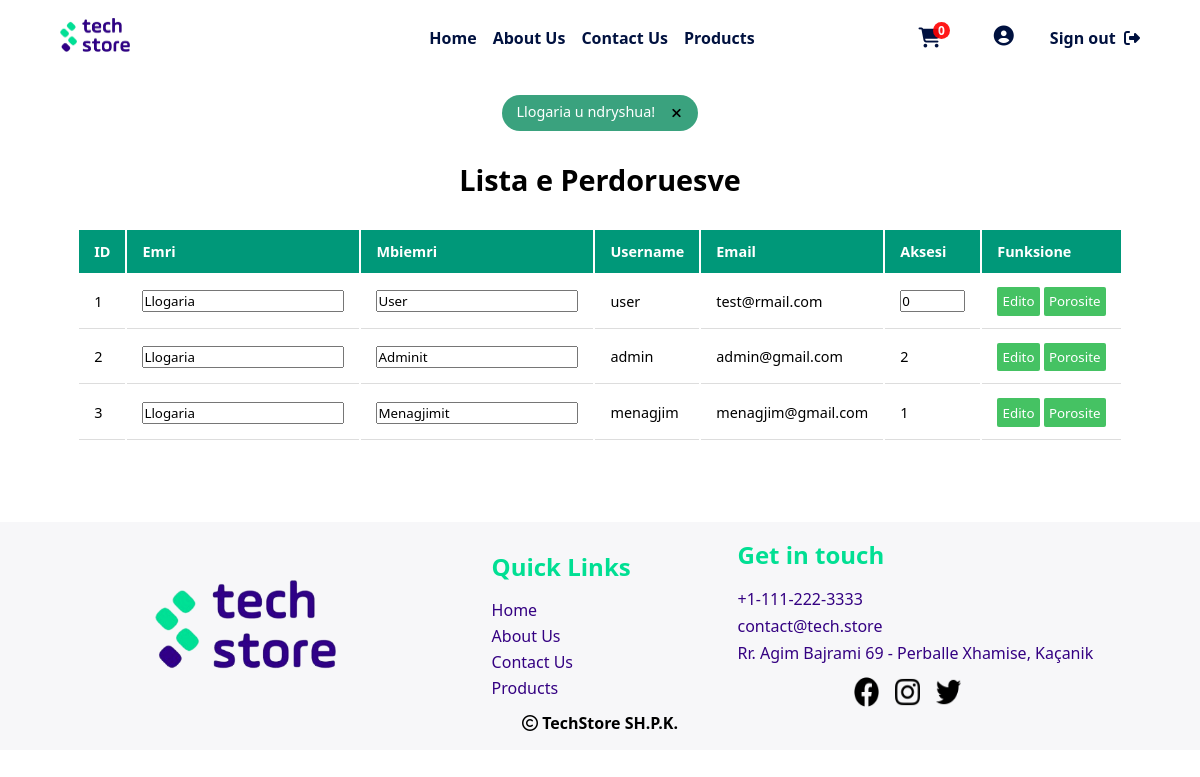
/php/admin/perdoruesit.php?userID=1 (signed in), run on the app's committed database.
### tables this page shows
CREATE TABLE IF NOT EXISTS `user` (
  `userID` int(11) NOT NULL AUTO_INCREMENT,
  `emri` varchar(20) NOT NULL,
  `mbiemri` varchar(30) DEFAULT NULL,
  `username` varchar(20) NOT NULL,
  `email` varchar(50) DEFAULT NULL,
  `password` varchar(60) NOT NULL,
  `aksesi` int(1) NOT NULL DEFAULT 0,
  PRIMARY KEY (`userID`)
);

### php/db/dbcon.php (called while the page is built)
<?php
class dbCon
{
    private $conn = '';
    private $hostiIDB = 'localhost';
    private $emriDB = 'techstoredb';
    private $dbUsername = 'root';
    private $dbPass = '';
    public function connDB()
    {
        try {
            $this->conn = new PDO(
                "mysql:host=$this->hostiIDB;dbname=$this->emriDB", $this->dbUsername, $this->dbPass,
                [PDO::ATTR_DEFAULT_FETCH_MODE => PDO::FETCH_ASSOC]
            );
        } catch (PDOException $pdoe) {
            die("Nuk mund të lidhej me bazën e të dhënave {$this->emriDB} :" . $pdoe->getMessage());
        }
        return $this->conn;
    }
}
?>

### php/CRUD/userCRUD.php (called while the page is built, shortened)
<?php
require_once('../db/dbcon.php');
class userCRUD extends dbCon
{
    private $dbConn;
    public function __construct($userID = '', $emri = '', $mbiemri = '', $username = '', $email = '', $password = '', $aksesi = '')
    {
        $this->dbConn = $this->connDB();
    }
    public function shfaqTeGjithePerdoruesit()
    {
        try {
            $sql = 'SELECT * from user';
            $stm = $this->dbConn->prepare($sql);
            $stm->execute();
            return $stm->fetchAll();
        } catch (Exception $e) {
            return $e->getMessage();
        }
    }
}
?>

### php/admin/perdoruesit.php (the view, shortened to what this page needs)
<?php
require_once('../CRUD/userCRUD.php');
$userCRUD = new userCRUD();
if (isset($_GET['userID'])) {
  $userCRUD->setUserID($_GET['userID']);
  $userCRUD->setUserID($_GET['userID']);
  $userCRUD->setEmri($_GET['emri']);
  $userCRUD->setMbiemri($_GET['mbiemri']);
  if (isset($_GET['aksesi'])) {
    $userCRUD->setAksesi($_GET['aksesi']);
    $userCRUD->perditesoTeDhenatAdmini(true);
  } else {
    $userCRUD->perditesoTeDhenatAdmini(false);
  }
}
?>
<!DOCTYPE html>
<html lang="en">
<head>
  <link rel="stylesheet" href="../../css/adminDashboard.css" />
  <link rel="stylesheet" href="../../css/mesazhetStyle.css" />
</head>
<body>
  <?php include '../design/header.php' ?>
  <div class="containerDashboardP">
    <?php
    if (isset($_SESSION['aksesiUPerditesua'])) {
      ?>
      <div class="mesazhiSuksesStyle">
        <p>Llogaria u ndryshua!</p>
        <button id="mbyllMesazhin">
          <i class="fa-solid">&#xf00d;</i>
        </button>
      </div>
      <?php
    }
    ?>
    <h1>Lista e Perdoruesve</h1>
    <table>
      <tr>
        <th>ID</th>
        <th>Emri</th>
        <th>Mbiemri</th>
        <th>Username</th>
        <th>Email</th>
        <th>Aksesi</th>
        <th>Funksione</th>
      </tr>
      <?php
      $perdoruesit = $userCRUD->shfaqTeGjithePerdoruesit();
      foreach ($perdoruesit as $perdoruesi) {
        ?>
        <tr>
          <td id="userID_<?php echo $perdoruesi['userID'] ?>"><?php echo $perdoruesi['userID'] ?></td>
          <td><input id="emri_<?php echo $perdoruesi['userID'] ?>" type="text" placeholder="Emri"
              value="<?php echo $perdoruesi['emri'] ?>"></td>
          <td><input id="mbiemri_<?php echo $perdoruesi['userID'] ?>" type="text" placeholder=""
              value="<?php echo $perdoruesi['mbiemri'] ?>"></td>
          <td>
            <?php echo $perdoruesi['username'] ?>
          </td>
          <td>
            <?php echo $perdoruesi['email'] ?>
          </td>
          <?php
          if ($perdoruesi['aksesi'] == 2 && $_SESSION['aksesi'] != 2 || $perdoruesi['userID'] == $_SESSION['userID']) {
            ?>
            <td id="aksesi_<?php echo $perdoruesi['userID'] ?>"><?php echo $perdoruesi['aksesi'] ?></td>
            <?php
          } else {
            ?>
            <td><input id="aksesi_<?php echo $perdoruesi['userID'] ?>" type="number" min="0" max="2" placeholder="Aksesi"
                value="<?php echo $perdoruesi['aksesi'] ?>"></td>
            <?php
          }
          ?>
          <td><button class="edito" onclick="return ndryshoTeDhenat(<?php echo $perdoruesi['userID'] ?>); ">Edito</button>
            <button class="edito"><a
                href="../userPages/porosit.php?userID=<?php echo $perdoruesi['userID'] ?>">Porosite</a></button>
          </td>
        </tr>
        <?php
      }
      ?>
    </table>
  </div>
  <?php
  include '../design/footer.php';
  include('../funksione/importimiScriptave.php') ?>
</body>
</html>

### css/adminDashboard.css (style rules this page uses)
.containerDashboardP { display: flex; justify-content: center; align-items: center; margin: 25px 0; font-size: 0.9em; min-width: 400px; flex-direction: column; gap: 2em; flex-wrap: wrap; }
.containerDashboardP tr th { background-color: #009879; color: #ffffff; text-align: left; font-weight: bold; }
.containerDashboardP th, .containerDashboardP td { padding: 12px 15px; }
.containerDashboardP tr td { border-bottom: 1px solid #dddddd; }
.edito { padding: 0.4em; background-color: #45c263; border: none; border-radius: 2px; }
.edito, .edito a { color: white; }

### css/mesazhetStyle.css (style rules this page uses)
.mesazhiSuksesStyle { display: flex; gap: 1em; border: none; background-color: #3aa27e; color: white; width: fit-content; padding: 0.5em 1em; border-radius: 25px; }
#mbyllMesazhin { border: none; background: none; color: black; padding: 2px; }
#mbyllMesazhin i { text-align: center; }

### css/footer.css (style rules this page uses)
.footer-nav li, a { list-style: none; color: #340182; padding-top: 4px; }
.footer-contact li, a { list-style: none; color: #340182; padding-top: 5px; }

### data on the page
user: userID "1", emri "Llogaria", mbiemri "User", username "user", email "test@rmail.com", aksesi "0"
user: userID "2", emri "Llogaria", mbiemri "Adminit", username "admin", email "admin@gmail.com", aksesi "2"
user: userID "3", emri "Llogaria", mbiemri "Menagjimit", username "menagjim", email "menagjim@gmail.com", aksesi "1"
